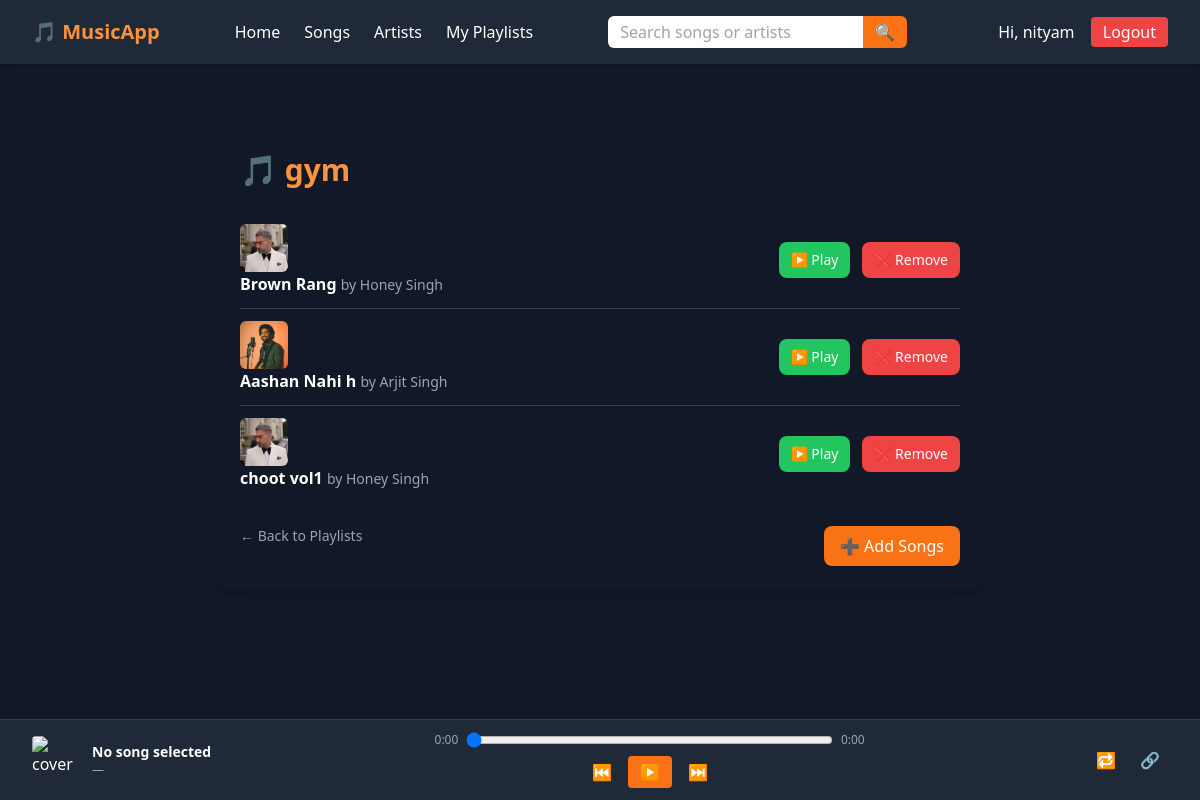
Screenshot of /playlists/1/ (signed in) with the database file from the repository.
### music/models.py (models this page shows, shortened)
class Playlist(models.Model):
    user = models.ForeignKey(User, on_delete=models.CASCADE, related_name='playlists')
    name = models.CharField(max_length=120)
    is_public = models.BooleanField(default=False)
    created_at = models.DateTimeField(auto_now_add=True)

class PlaylistSong(models.Model):
    playlist = models.ForeignKey(Playlist, on_delete=models.CASCADE, related_name='items')
    song = models.ForeignKey(Song, on_delete=models.CASCADE)
    order = models.PositiveIntegerField(default=0)
    class Meta:
        unique_together = ('playlist', 'song')
        ordering = ('order', 'id')

class Song(models.Model):
    title = models.CharField(max_length=200)
    audio_file = models.FileField(upload_to='songs/') # mp3/m4a/wav/ogg, etc.
    cover = models.ImageField(upload_to='covers/', blank=True, null=True)
    artists = models.ManyToManyField(Artist, related_name='songs')
    duration_seconds = models.PositiveIntegerField(blank=True, null=True)
    created_at = models.DateTimeField(auto_now_add=True)

class Artist(models.Model):
    name = models.CharField(max_length=120, unique=True)
    bio = models.TextField(blank=True)
    image = models.ImageField(upload_to='artists/', blank=True, null=True)

### music/views.py (the view)
# urls.py: path('playlists/<int:pk>/', views.playlist_detail, name='playlist_detail'),
@login_required
def playlist_detail(request, pk):
    playlist = get_object_or_404(Playlist, pk=pk)
    if not _owns_playlist(request.user, playlist):
        return HttpResponseForbidden('Not your playlist')
    items = playlist.items.select_related('song').prefetch_related('song__artists')
    return render(request, 'music/playlist_detail.html', {'playlist': playlist, 'items': items})

### music/views.py (called while the page is built)
def _owns_playlist(user, playlist):
    return playlist.user_id == user.id

### music/templates/music/playlist_detail.html (shortened to what this page needs)
{% extends "base.html" %}
{% block content %}
<div class="max-w-3xl mx-auto mt-10 bg-gray-900 text-white rounded-2xl shadow-lg p-6">
    <h1 class="text-3xl font-bold text-orange-400 mb-6">
        🎵 {{ playlist.name }}
    </h1>
    {% if items %}
        <ul class="divide-y divide-gray-700">
            {% for item in items %}
            <li class="flex items-center justify-between py-3 song-item"
                data-src="{{ item.song.audio_file.url }}"
                data-title="{{ item.song.title }}"
                data-artist="{% for artist in item.song.artists.all %}{{ artist.name }}{% if not forloop.last %}, {% endif %}{% endfor %}"
                data-cover="{% if item.song.cover %}{{ item.song.cover.url }}{% endif %}">
                <div class="flex items-center gap-3 sm:block">
                    {% if item.song.cover %}
                        <img src="{{ item.song.cover.url }}" alt="{{ item.song.title }}" class="w-12 h-12 object-cover rounded-md hidden sm:block">
                    {% endif %}
                    <span class="font-semibold">{{ item.song.title }}</span>
                    <span class="text-xs sm:text-sm text-gray-400">
                        by
                        {% for artist in item.song.artists.all %}
                            {{ artist.name }}{% if not forloop.last %}, {% endif %}
                        {% endfor %}
                    </span>
                </div>
                <div class="flex space-x-3">
                    <button data-action="play" class="bg-green-500 hover:bg-green-600 px-3 py-2 rounded-lg text-sm">▶ Play</button>
                    <form action="{% url 'playlist_remove_song' playlist.pk item.song.pk %}" method="post">
                        <button type="submit"
                                class="bg-red-500 hover:bg-red-600 px-3 py-2 rounded-lg text-sm">
                            ❌ Remove
                        </button>
                    </form>
                </div>
            </li>
            {% endfor %}
        </ul>
    {% else %}
        <p class="text-gray-400">This playlist has no songs yet.</p>
    {% endif %}
    <div class="mt-6 flex justify-between">
        <a href="{% url 'playlist_list' %}"
           class="text-sm text-gray-400 hover:underline">← Back to Playlists</a>
        <a href="{% url 'song_list' %}"
           class="bg-orange-500 hover:bg-orange-600 text-white px-4 py-2 rounded-lg shadow">
            ➕ Add Songs
        </a>
    </div>
</div>
{% endblock %}

### music/templates/base.html (shortened to what this page needs)
<!DOCTYPE html>
<html lang="en">
<head>
    <script src="https://cdn.tailwindcss.com"></script>
</head>
<body class="bg-gray-900 text-white">
    <header class="bg-gray-800 shadow-md">
        <div class="max-w-7xl mx-auto px-4 sm:px-6 lg:px-8">
            <div class="flex justify-between h-16 items-center">
                <a href="/" class="text-orange-400 font-bold text-xl">🎵 MusicApp</a>
                <nav class="hidden md:flex space-x-6">
                    <a href="/" class="hover:text-orange-400">Home</a>
                    <a href="/songs/" class="hover:text-orange-400">Songs</a>
                    <a href="/artists/" class="hover:text-orange-400">Artists</a>
                    <a href="/playlists/" class="hover:text-orange-400">My Playlists</a>
                </nav>
                <form action="/search/" method="get" class="hidden lg:flex">
                    <input type="text" name="q" placeholder="Search songs or artists"
                           value="{{ request.GET.q }}"
                           class="rounded-l-md px-3 py-1 text-black focus:outline-none">
                    <button type="submit" class="bg-orange-500 px-3 rounded-r-md hover:bg-orange-600">
                        🔍
                    </button>
                </form>
               <div class="ml-4">
    {% if request.user.is_authenticated %}
        <span class="mr-3">Hi, {{ request.user.username }}</span>
        <a href="{% url 'account_logout' %}"
           class="bg-red-500 px-3 py-1 rounded hover:bg-red-600">Logout</a>
    {% else %}
        <a href="{% url 'account_login' %}"
           class="bg-blue-500 px-3 py-1 rounded hover:bg-blue-600">Login</a>
        <a href="{% url 'account_signup' %}"
           class="ml-2 bg-green-500 px-3 py-1 rounded hover:bg-green-600">Sign Up</a>
    {% endif %}
</div>
            </div>
        </div>
    </header>
    <main class="p-6 pb-28">
        {% block content %}{% endblock %}
    </main>
    <div id="global-player" class="fixed inset-x-0 bottom-0 bg-gray-800 border-t border-gray-700">
        <div class="max-w-7xl mx-auto px-4 sm:px-6 lg:px-8 py-3 flex items-center gap-3">
            <img id="gp-cover" src="" alt="cover" class="w-12 h-12 rounded object-cover hidden sm:block">
            <div class="min-w-0">
                <div id="gp-title" class="text-sm font-semibold truncate">No song selected</div>
                <div id="gp-artist" class="text-xs text-gray-400 truncate">—</div>
            </div>
            <div class="flex-1 flex flex-col items-center gap-2">
                <div class="flex items-center gap-2 w-full max-w-md">
                    <span id="gp-current" class="text-xs text-gray-400 tabular-nums w-10 text-right">0:00</span>
                    <input id="gp-seek" type="range" min="0" max="100" value="0" class="w-full">
                    <span id="gp-duration" class="text-xs text-gray-400 tabular-nums w-10">0:00</span>
                </div>
                <div class="flex items-center gap-2">
                    <button id="gp-prev" class="px-2 py-1 rounded hover:bg-gray-700" title="Previous">⏮️</button>
                    <button id="gp-play" class="px-3 py-1 rounded bg-orange-500 hover:bg-orange-600 text-white" title="Play/Pause">▶️</button>
                    <button id="gp-next" class="px-2 py-1 rounded hover:bg-gray-700" title="Next">⏭️</button>
                </div>
            </div>
            <div class="flex items-center gap-2">
                <button id="gp-loop" class="px-2 py-1 rounded hover:bg-gray-700" title="Loop">🔁</button>
                <button id="gp-share" class="px-2 py-1 rounded hover:bg-gray-700" title="Share">🔗</button>
            </div>
        </div>
    </div>
</body>
</html>

### rows the page displays
Playlist: name "gym"
PlaylistSong: song.cover (picture), song "Brown Rang"
Artist: name "Honey Singh"
PlaylistSong: song.cover (picture), song "Aashan Nahi h"
Artist: name "Arjit Singh"
PlaylistSong: song.cover (picture), song "choot vol1"

### other values shown
{{ request.user.username }} "nityam"
